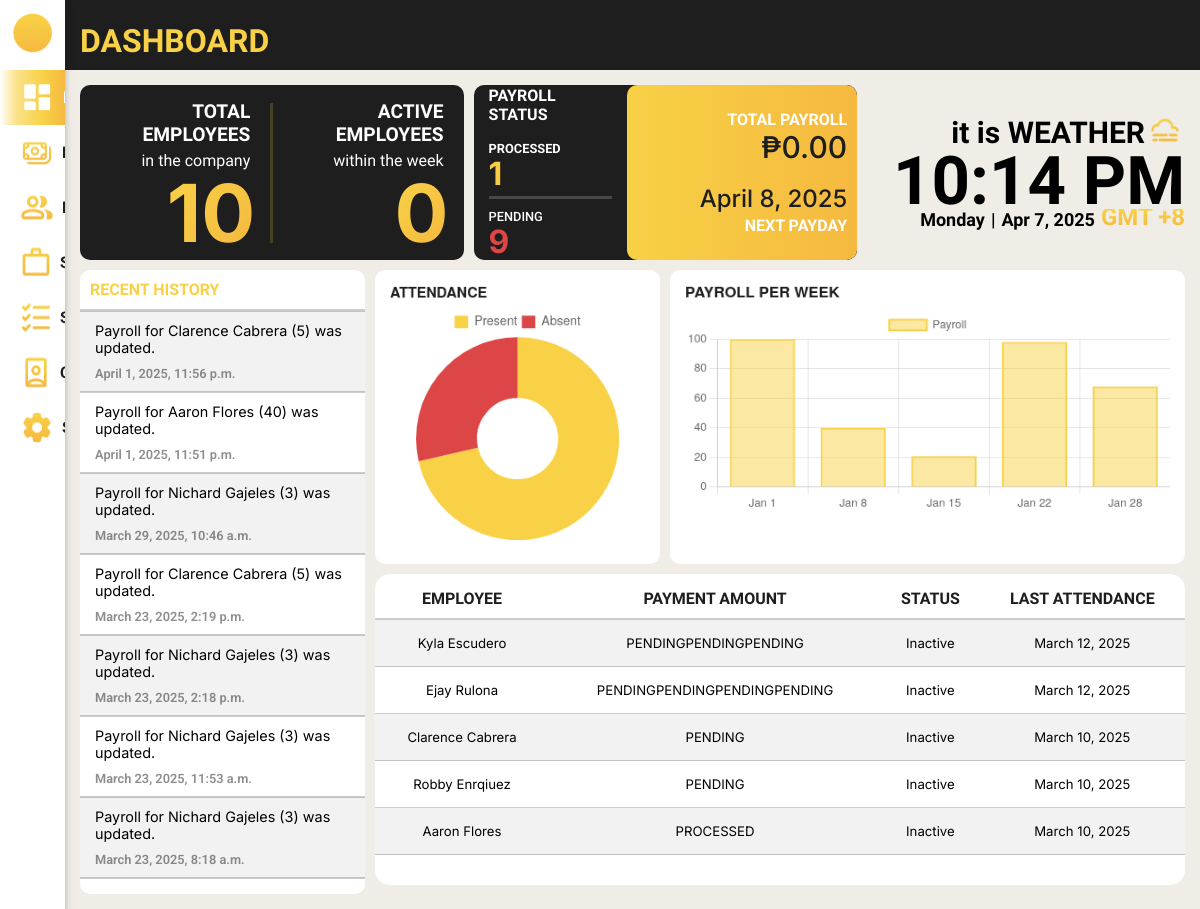
The app's page /payroll_system/dashboard/ (signed in), older data.
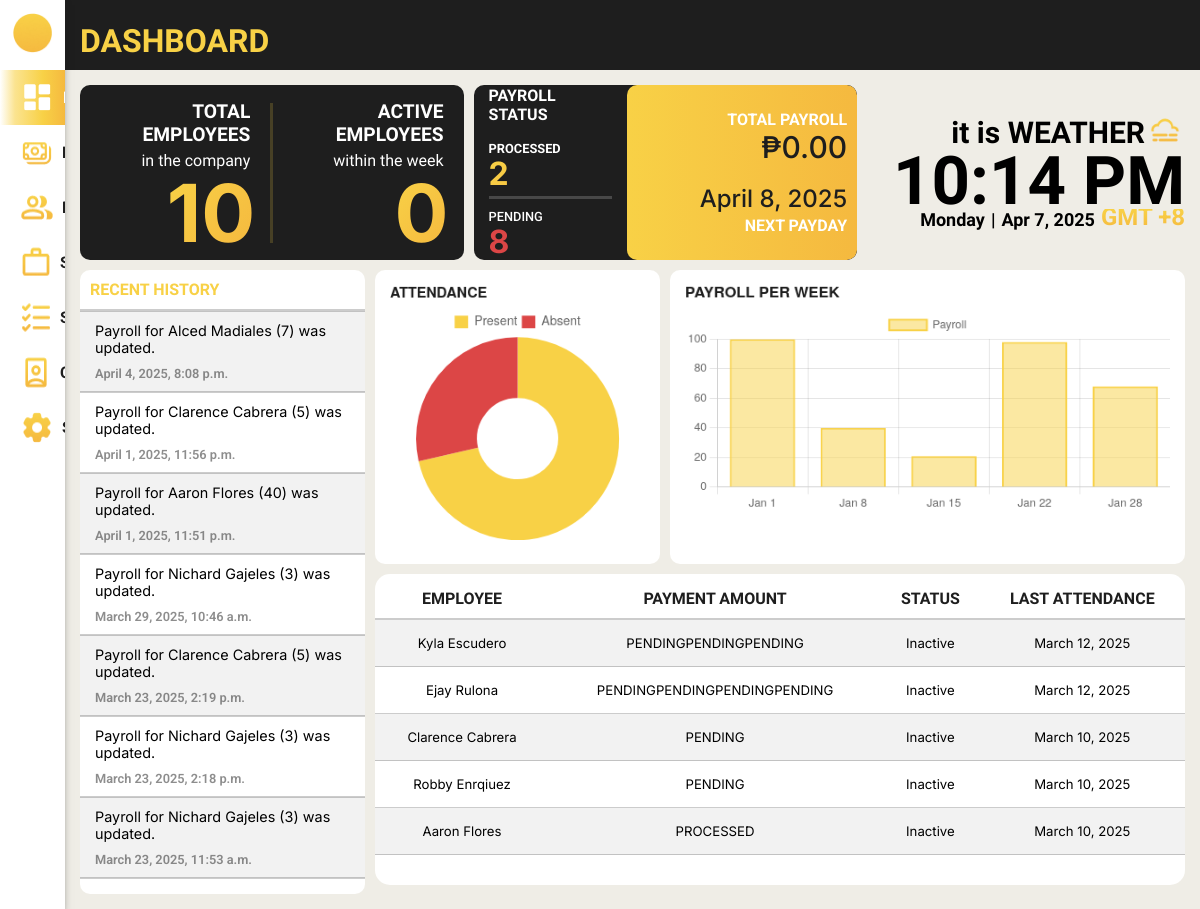
The same page, newer data.
### payroll_system/models.py (models this page shows, shortened)
class History(models.Model):
    history_id = models.AutoField(primary_key=True)
    description = models.CharField(max_length=255, null=False)
    date_time = models.DateTimeField(default=timezone.now, null=False)

class Employee(models.Model):
    class Gender(models.TextChoices):
        MALE = 'Male', _('Male')
        FEMALE = 'Female', _('Female')
        OTHERS = 'Others', _('Others')
    class HighestEducation(models.TextChoices):
        GRADESCHOOL = 'Grade School', _('Grade School')
        HIGHSCHOOL = 'High School', _('High School')
        BACHELORS_DEGREE = 'Bachelor\'s Degree', _('Bachelor\'s Degree')
        VOCATIONAL_EDUCATION = 'Vocational Education', _('Vocational Education')
        MASTERS_DEGREE = 'Master\'s Degree', _('Master\'s Degree')
    class EmployeeStatus(models.TextChoices):
        FULLTIME = 'Full Time', _('Full Time')
        PARTTIME = 'Part Time', _('Part Time')
    class ActiveStatus(models.TextChoices):
        ACTIVE = 'Active', _('Active')
        INACTIVE = 'Inactive', _('Inactive')
    employee_id = models.AutoField(primary_key=True)
    first_name = models.CharField(max_length=100, null=False)
    middle_name = models.CharField(max_length=100, null=True, blank=True)
    last_name = models.CharField(max_length=100, null=False)
    gender = models.CharField(max_length=6, choices=Gender.choices, null=False)
    date_of_birth = models.DateField(null=True)
    contact_number = models.CharField(max_length=15, null=True)
    emergency_contact = models.CharField(max_length=15, null=True)
    region = models.CharField(max_length=255, null=False, default='')
    province = models.CharField(max_length=255, null=False, default='')
    municipality = models.CharField(max_length=255, null=False, default='')
    barangay = models.CharField(max_length=255, null=False, default='')
    highest_education = models.CharField(max_length=20, choices=HighestEducation.choices, null=True)
    work_experience = models.CharField(max_length=2083, null=True, blank=True)
    date_of_employment = models.DateField(default=timezone.now)
    days_worked = models.IntegerField(default=0, null=False)
    employee_status = models.CharField(max_length=9, choices=EmployeeStatus.choices, null=True)
    active_status = models.CharField(max_length=8, choices=ActiveStatus.choices, default=ActiveStatus.ACTIVE)
    absences = models.IntegerField(default=0, null=False)
    employee_image = models.ImageField(null=True, blank=True, upload_to='images/')

### payroll_system/views.py (the view)
# urls.py: path('dashboard/', views.dashboard, name='dashboard'),
@login_required
def dashboard(request):
    latest_attendance_subquery = (
        Attendance.objects
        .filter(employee_id_fk=OuterRef('pk'))
        .order_by('-date')
        .values('date')[:1]
    )
    latest_payroll_subquery = (
        Payroll.objects
        .filter(employee_id_fk=OuterRef('pk'))
        .order_by('-payment_date')
        .values('rate')[:1]
    )
    total_employees = Employee.objects.count()
    today = now().date()
    start_of_week = today - timedelta(days=today.weekday())  # Get Monday of current week
    end_of_week = start_of_week + timedelta(days=6)  # Get Sunday of current week
    active_employees_per_day = (
        Attendance.objects.filter(date__range=[start_of_week, end_of_week])
        .values('date')
        .annotate(active_count=Count('employee_id_fk', distinct=True))
    )
    total_active_counts = sum(day['active_count'] for day in active_employees_per_day)
    days_counted = len(active_employees_per_day) or 1  # Avoid division by zero
    avg_active_employees = total_active_counts / days_counted
    latest_payroll_subquery = (
    Payroll.objects.filter(employee_id_fk=OuterRef('pk'))
    .order_by('-payment_date')
    .values('payroll_status')[:1]
    )
    employees_with_latest_payroll = Employee.objects.annotate(
    latest_payroll_status=Subquery(latest_payroll_subquery)
    )
    processed_payroll_count = employees_with_latest_payroll.filter(latest_payroll_status='PROCESSED').count()
    pending_payroll_count = employees_with_latest_payroll.filter(latest_payroll_status='PENDING').count()
    total_payroll = Payroll.objects.filter(payroll_status='PROCESSED').aggregate(Sum('salary'))['salary__sum']
    if total_payroll is None:
        total_payroll = "No total payroll yet"
    today = now().date()
    next_payday = Payroll.objects.filter(payment_date__gt=today).aggregate(Min('payment_date'))['payment_date__min']
    recent_employees = (
        Employee.objects
        .annotate(
            latest_attendance_date=Subquery(latest_attendance_subquery),
            latest_payroll=Subquery(latest_payroll_subquery)
        )
        .order_by('-latest_attendance_date', 'last_name')[:5] # Order by most recent attendance date
    )
    histories = History.objects.order_by('-date_time')[:7]
    for employee in recent_employees:
        employee.total_payment = (employee.latest_payroll or 0) * employee.attendances.count()
    context = {
        'histories': histories,
        'employees': recent_employees,
        'total_employees': total_employees,
        'avg_active_employees': round(avg_active_employees),
        'processed_payroll_count': processed_payroll_count,
        'pending_payroll_count': pending_payroll_count,
        'total_payroll': total_payroll,
        'next_payday': next_payday,
    }
    return render(request, 'payroll_system/dashboard.html', context)

### payroll_system/templates/payroll_system/dashboard.html (shortened to what the changed rows need)
{% load static %}
<!DOCTYPE html>
<html lang="en">
<head>
    <link rel="stylesheet" href="{% static 'css/template.css' %}">
    <link rel="stylesheet" href="{% static 'css/dashboard.css' %}">
</head>
<body>
    <div class="body">
        <header>
            <h1>DASHBOARD</h1>
        </header>
        <div class="system_content">
            <div class="container">
                <div class="total_emp">
                    <div class="emp_statistics">
                        <div class="content">
                            <div class="title">
                                <h2>TOTAL EMPLOYEES</h2>
                            </div>
                        </div>
                        <div class="content">
                            <div class="title">
                                <h2>ACTIVE EMPLOYEES</h2>
                            </div>
                        </div>
                    </div>
                </div>
                <div class="payroll_stats">
                    <div class="content1">
                        <h1 class="payroll_status">PAYROLL STATUS</h1>
                        <div class="processed">
                            <h2>PROCESSED</h2>
                            <p>{{ processed_payroll_count }}</p>
                        </div>
                        <div class="pending">
                            <h2>PENDING</h2>
                            <p>{{ pending_payroll_count }}</p>
                        </div>
                    </div>
                    <div class="content2">
                        <div class="total_payroll">
                            <h1>{% if total_payroll == "No total payroll yet" %} No total payroll yet {% else %} ₱{{ total_payroll|floatformat:2 }} {% endif %}</h1>
                        </div>
                        <div class="next_payday">
                            <h1>{{ next_payday|default:"N/A" }}</h1>
                        </div>
                    </div>
                </div>
                <div class="time">
                    <div class="top_content">
                        <div class="number_time"><h1 id="philippines-time"></h1></div>
                    </div>
                    <div class="bottom_content">
                        <h1>GMT +8</h1>
                    </div>
                </div>
                <div class="table">
                    <table class="table-1">
                        <th style="font-weight: bold;">RECENT HISTORY</th>
                        {% for history in histories %}
                        <tr>
                            <td>
                                <p class="history">{{ history.description }}</p>
                                <p class="history_time">{{ history.date_time }}</p>
                            </td>
                        </tr>
                        {% empty %}
                        <tr>
                            <td>
                                <p>No logs found.</p>
                            </td>
                        </tr>
                        {% endfor %}
                    </table>
                </div>
                <script>
                    const donutChart = document.getElementById('donut');
                    const donutLabels = ["Present", "Absent"];
                    const donutData = [100, 40];
                    const donutColor = ["#F8D146","#DC4646"];
                    const attendance = new Chart(donutChart, {
                        type: "doughnut",
                        data: {
                            labels: donutLabels,
                            datasets: [{
                                backgroundColor: donutColor,
                                data: donutData,
                                borderWidth: 0
                            }],
                        },
                        options: {
                            responsive: true,
                            cutout: "40%",
                            layout: {
                                padding: 0
                            },
                            plugins: {
                                legend: {
                                    labels: {
                                        boxWidth: 15,
                                        padding: 5,
                                        font: {
                                            size: 14
                                        }
                                    }
                                },
                                title: {
                                    display: true,
                                    text: "ATTENDANCE",
                                    color: "#1E1E1E",
                                    align: 'start',
                                    padding: {
                                        top: 0,
                                        bottom: 10
                                    },
                                    font: {
                                        size: 16
                                    }
                                }
                            }
                        }
                    });
                </script>
                <script>
                    const barChart = document.getElementById('bar');
                    const barLabels = ["Jan 1", "Jan 8", "Jan 15", "Jan 22", "Jan 28"];
                    const barData = [100, 40, 21, 98, 68];
                    const barColor = ["#F8D14680"];
                    const payroll_chart = new Chart(barChart, {
                        type: "bar",
                        data: {
                            labels: barLabels,
                            datasets: [{
                                label: "Payroll",
                                backgroundColor: barColor,
                                borderColor: ["#F8D146"],
                                data: barData,
                                borderWidth: 2
                            }],
                        },
                        options: {
                            responsive: true,
                            layout: {
                                padding: 0
                            },
                            plugins: {
                                title: {
                                    display: true,
                                    text: "PAYROLL PER WEEK",
                                    color: "#1E1E1E",
                                    align: 'start',
                                    padding: {
                                        top: 0,
                                        bottom: 10
                                    },
                                    font: {
                                        size: 16
                                    }
                                }
                            }
                        }
                    });
                </script>
                <div class="table2">
                    <table class="table-2">
                        <th style="color: #1E1E1E;">EMPLOYEE</th>
                        <th style="color: #1E1E1E;">PAYMENT AMOUNT</th>
                        <th style="color: #1E1E1E;">STATUS</th>
                        <th style="color: #1E1E1E;">LAST ATTENDANCE</th>
                        {% for employee in employees %}
                        <tr>
                            <td>{{ employee.first_name }} {{ employee.last_name }}</td>
                            <td>{{ employee.total_payment }}</td>
                            <td>
                                {% if employee.active_status == "Active" %}
                                    Active
                                {% else %}
                                    Inactive
                                {% endif %}
                            </td>
                            <td>
                                {% if employee.latest_attendance_date %}
                                        {{ employee.latest_attendance_date }}
                                {% else %}
                                    No Attendance Data
                                {% endif %}
                            </td>
                        </tr>
                        {% empty %}
                        <tr>
                            <td colspan="4">No employees found.</td>
                        </tr>
                        {% endfor %}
                    </table>
                </div>
            </div>
        </div>
    </div>
</body>
</html>

Row changes from the older to the newer data that the page shows:
no longer on this page (row unchanged): History: description "Payroll for Nichard Gajeles (3) was updated.", date_time "March 23, 2025, 8:18 a.m."
added History: description "Payroll for Alced Madiales (7) was updated.", date_time "April 4, 2025, 8:08 p.m."
Text that changed along with them:
{{ processed_payroll_count }}: "1" → "2"
{{ pending_payroll_count }}: "9" → "8"
